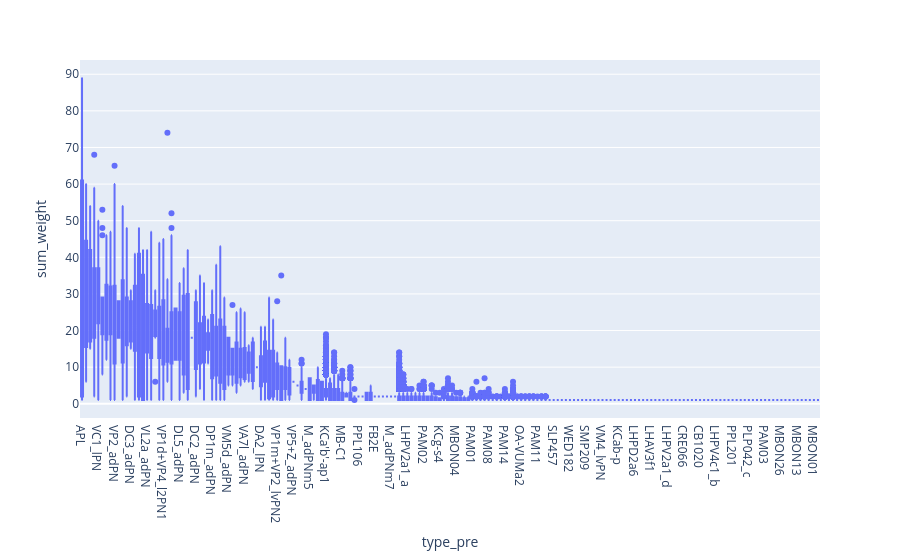

Notebook source saved alongside this figure:
### Code cell
fig_KC_input = px.box(df_plot, x="type_pre", y="sum_weight", category_orders={"type_pre": order_partners})
                      #https://plotly.com/python/categorical-axes/
fig_KC_input.show()

### Figure 1 — Plotly figure (JSON) as saved in the notebook; plotly's stock layout.template omitted (floating-point values rounded to 4 significant figures; data arrays with more than 128 entries replaced by an {"elided": "..."} marker saying what was removed)
{"data": [{"alignmentgroup": "True", "hovertemplate": "type_pre=%{x}<br>sum_weight=%{y}<extra></extra>", "legendgroup": "", "marker": {"color": "#636efa"}, "name": "", "notched": false, "offsetgroup": "", "orientation": "v", "showlegend": false, "type": "box", "x": {"elided": "30631 str values"}, "x0": " ", "xaxis": "x", "y": {"elided": "30631 int values"}, "y0": " ", "yaxis": "y"}], "layout": {"boxmode": "group", "legend": {"tracegroupgap": 0}, "margin": {"t": 60}, "xaxis": {"anchor": "y", "categoryarray": {"elided": "182 str values"}, "categoryorder": "array", "domain": [0, 1], "title": {"text": "type_pre"}}, "yaxis": {"anchor": "x", "domain": [0, 1], "title": {"text": "sum_weight"}}}}
